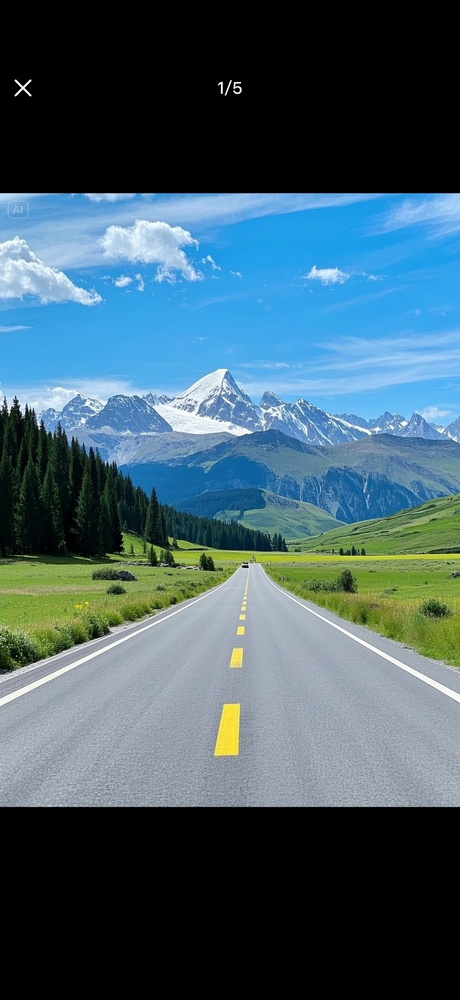
#> input picture road_image.jpg, 460 x 1000 px, shrunk from 1320 x 2867 before the run
$ python exp2_lane_detection.py
#> lines starting #> are read from the running program, lines starting #| are printed output that depends on the picture; after the words box and inside, x2 and y2 are one past the last pixel; in counts of white or black regions, pixels touching at a corner belong together
#> in main, img is the input picture: shape (1000, 460, 3); mean B, G, R 104.3, 93.1, 67.3
import cv2
import numpy as np
import os

def select_lane_colors(bgr):
    """保留白色/黄色车道线（HLS 更稳一些）"""
    hls = cv2.cvtColor(bgr, cv2.COLOR_BGR2HLS)
#> hls: shape (1000, 460, 3); mean of channels 0, 1, 2 57.9, 87, 73.3

    # 白色：亮度高、饱和度低（S 低能压掉很多反光/彩色噪声）
    lower_white = np.array([0, 200, 0], dtype=np.uint8)
    upper_white = np.array([255, 255, 80], dtype=np.uint8)
    mask_white = cv2.inRange(hls, lower_white, upper_white)
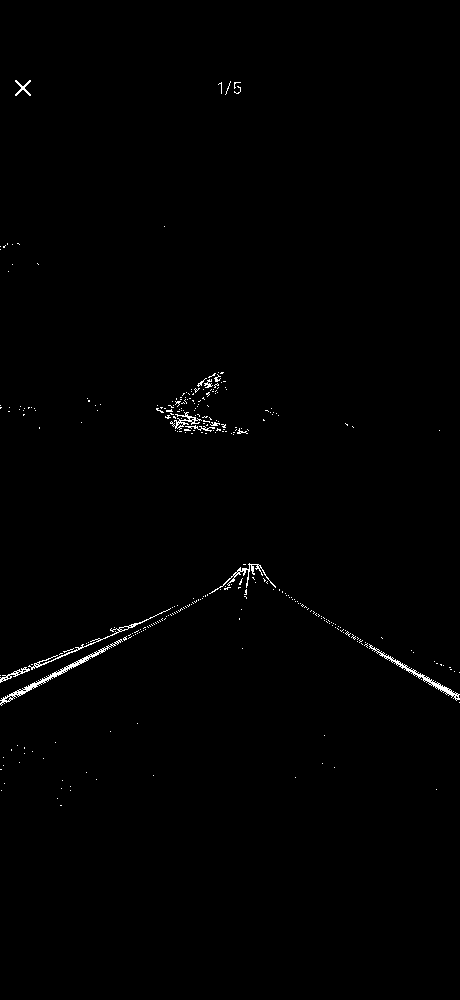
#> mask_white: shape (1000, 460); 0.61% white in thin lines or dots, all inside (x1, y1, x2, y2) = (0, 80, 460, 806)

    # 黄色：H 在 15~40，S/L 适中偏高
    lower_yellow = np.array([15, 30, 80], dtype=np.uint8)
    upper_yellow = np.array([40, 220, 255], dtype=np.uint8)
    mask_yellow = cv2.inRange(hls, lower_yellow, upper_yellow)
#> mask_yellow: shape (1000, 460); 4.2% white; 102 white regions (89 under 20 px), largest, box (x1, y1, x2, y2) and area: (265, 566, 460, 667) 7194, (0, 563, 238, 650) 6086, (172, 551, 460, 567) 2335

    mask = cv2.bitwise_or(mask_white, mask_yellow)
#> mask: shape (1000, 460); 4.8% white; 406 white regions (381 under 20 px), largest, box (x1, y1, x2, y2) and area: (265, 566, 460, 667) 7194, (0, 563, 276, 650) 6325, (172, 551, 460, 567) 2335
    return cv2.bitwise_and(bgr, bgr, mask=mask), mask

def roi_mask(binary, top_width=0.70, top_height=0.62, bottom_width=0.95):
    """
    梯形 ROI：关键是上边不要太窄（否则必然“聚中间”）
    top_width: ROI 上边宽度占比（建议 0.65~0.80）
    top_height: ROI 上边高度（越大越往下）
    bottom_width: ROI 下边宽度占比
    """
    h, w = binary.shape[:2]
    mask = np.zeros_like(binary)

    tw = top_width
    bw = bottom_width
    th = top_height

    pts = np.array([[
        (int((1-bw)*w/2), h),
        (int((1-tw)*w/2), int(h*th)),
        (int((1+tw)*w/2), int(h*th)),
        (int((1+bw)*w/2), h),
    ]], dtype=np.int32)

    cv2.fillPoly(mask, pts, 255)
    return cv2.bitwise_and(binary, mask), pts

def weighted_lane_fit(lines, img_shape):
    """把 HoughLinesP 的线段分为左右，并按长度加权拟合成两条线"""
    if lines is None:
        return None, None

    h, w = img_shape[:2]
    left, right = [], []

    for (x1, y1, x2, y2) in lines.reshape(-1, 4):
        if x1 == x2:
            continue

        slope = (y2 - y1) / (x2 - x1)
        if abs(slope) < 0.5 or abs(slope) > 4.0:
            # 太平的线（接近水平）& 太陡的线（噪声/护栏）都丢掉
            continue

        intercept = y1 - slope * x1
        length = np.hypot(x2 - x1, y2 - y1)

        # 线在图像底部的交点（用来判断左右 & 去掉中间杂线）
        x_bottom = (h - intercept) / slope

        if slope < 0 and x_bottom < w * 0.48:
            left.append((slope, intercept, length))
        elif slope > 0 and x_bottom > w * 0.52:
            right.append((slope, intercept, length))

    def merge(group):
        if len(group) == 0:
            return None
        slopes = np.array([g[0] for g in group])
        intercepts = np.array([g[1] for g in group])
        weights = np.array([g[2] for g in group])  # 长度权重
        slope = np.sum(slopes * weights) / np.sum(weights)
        intercept = np.sum(intercepts * weights) / np.sum(weights)
        return slope, intercept

    return merge(left), merge(right)

def draw_lane(img, left_lane, right_lane, y_top_ratio=0.62, color=(0, 255, 0), thickness=10):
    """画左右两条拟合直线"""
    h, w = img.shape[:2]
    overlay = np.zeros_like(img)
    y1 = h
    y2 = int(h * y_top_ratio)

    def draw_one(lane):
        if lane is None:
            return
        slope, intercept = lane
        if abs(slope) < 1e-6:
            return
        x1 = int((y1 - intercept) / slope)
        x2 = int((y2 - intercept) / slope)
        cv2.line(overlay, (x1, y1), (x2, y2), color, thickness)

    draw_one(left_lane)
    draw_one(right_lane)
    return cv2.addWeighted(img, 0.8, overlay, 1.0, 0)

def main():
    IMAGE_PATH = "road_image.jpg"
    OUTPUT_DIR = "exp2_output"
    os.makedirs(OUTPUT_DIR, exist_ok=True)

    img = cv2.imread(IMAGE_PATH)
    if img is None:
        raise FileNotFoundError(f"找不到图片：{IMAGE_PATH}")

    # 1) 颜色过滤
    color_img, color_mask = select_lane_colors(img)
    cv2.imwrite(f"{OUTPUT_DIR}/1_color_mask.png", color_mask)

    # 2) 灰度 + 高斯 + Canny（用 OpenCV 的完整 Canny）
    gray = cv2.cvtColor(color_img, cv2.COLOR_BGR2GRAY)
    blur = cv2.GaussianBlur(gray, (5, 5), 1.5)
    edges = cv2.Canny(blur, 50, 150)  # 两阈值可调
#> edges: shape (1000, 460); 1.6% white in thin lines or dots, all inside (x1, y1, x2, y2) = (0, 79, 460, 772)
    cv2.imwrite(f"{OUTPUT_DIR}/2_edges.png", edges)

    # 3) ROI（上边加宽，避免“聚中间”）
    masked, roi_pts = roi_mask(edges, top_width=0.75, top_height=0.60, bottom_width=0.98)
#> in roi_mask, `cv2.fillPoly(mask, pts, 255)`:
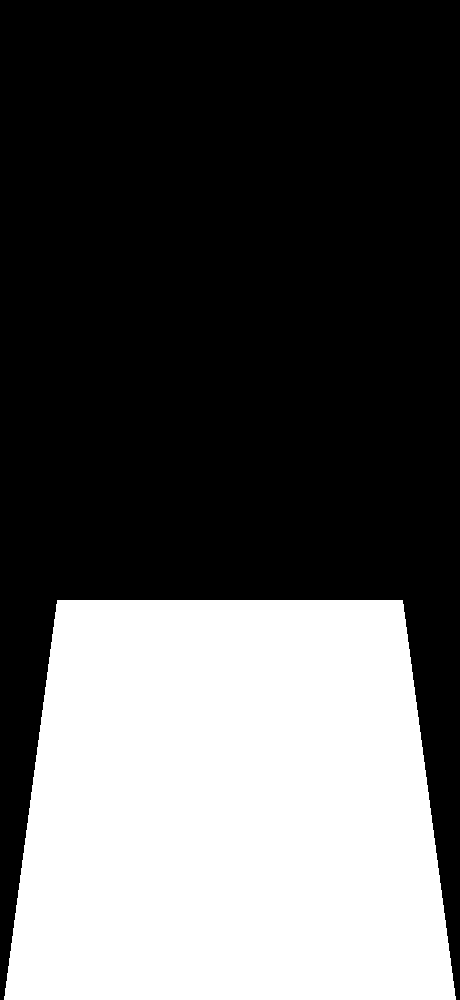
#> mask: shape (1000, 460); 34.7% white; 1 white region, box (x1, y1, x2, y2) and area: (4, 600, 456, 1000) 159600
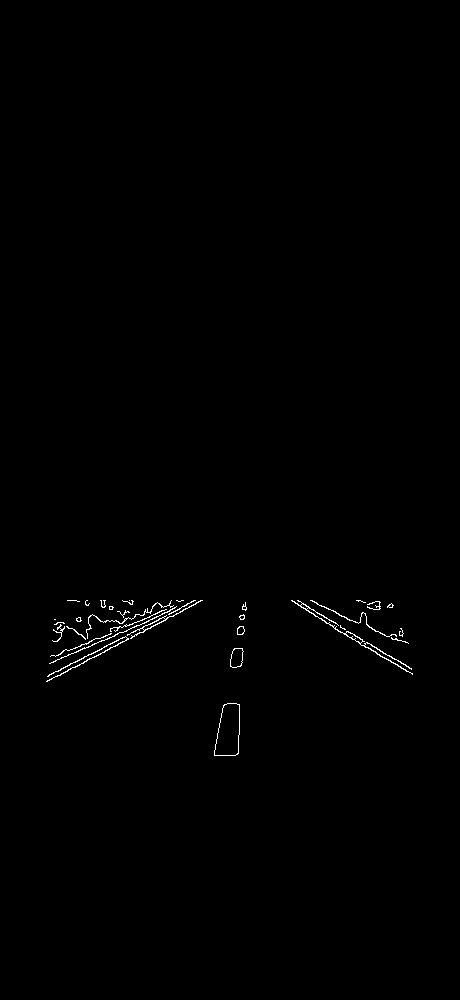
#> masked: shape (1000, 460); 0.44% white in thin lines or dots, all inside (x1, y1, x2, y2) = (46, 600, 413, 756)
#> roi_pts = [[4, 1000], [57, 600], [402, 600], [455, 1000]]
    cv2.imwrite(f"{OUTPUT_DIR}/3_roi_edges.png", masked)

    # 4) HoughLinesP（线段更适合车道线后处理）
    lines = cv2.HoughLinesP(
        masked,
        rho=1,
        theta=np.pi / 180,
        threshold=40,
        minLineLength=40,
        maxLineGap=120
    )
#> lines = 13 rows, first 6: [47, 681, 200, 600], [47, 676, 195, 600], [297, 600, 411, 668], [295, 603, 412, 674], [49, 663, 175, 607], [53, 662, 194, 600]

    # debug：画出所有线段候选（蓝色）
    dbg = img.copy()
    if lines is not None:
        for x1, y1, x2, y2 in lines.reshape(-1, 4):
            cv2.line(dbg, (x1, y1), (x2, y2), (255, 0, 0), 2)
#> this loop made 13 passes
#> (x1, y1, x2, y2) on passes 1 to 12: (47, 681, 200, 600), (47, 676, 195, 600), (297, 600, 411, 668), (295, 603, 412, 674), (49, 663, 175, 607), (53, 662, 194, 600), (298, 601, 411, 669), (56, 655, 173, 605), (238, 753, 243, 604), (310, 600, 397, 640), (326, 623, 406, 671), (214, 752, 245, 602)
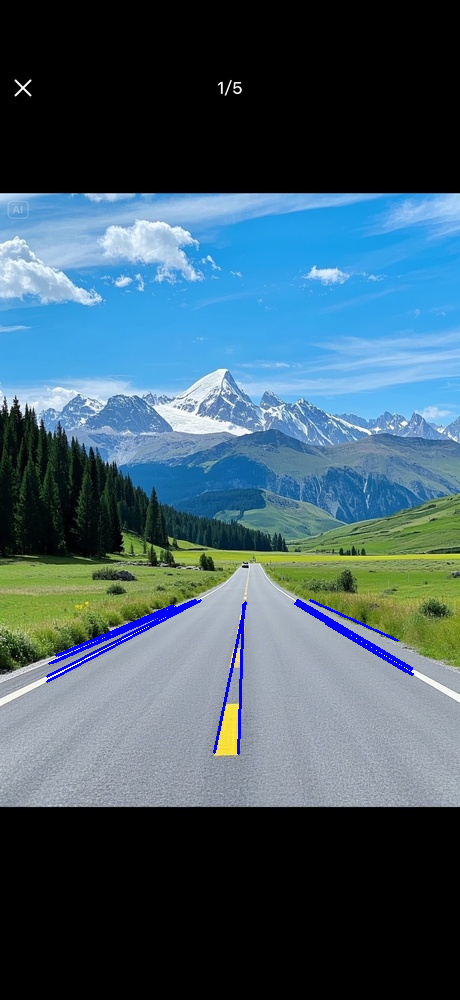
#> dbg: shape (1000, 460, 3); 0.87% of pixels changed, all inside (x1, y1, x2, y2) = (46, 599, 414, 755)
    # ROI 轮廓
    cv2.polylines(dbg, roi_pts, isClosed=True, color=(0, 0, 255), thickness=2)
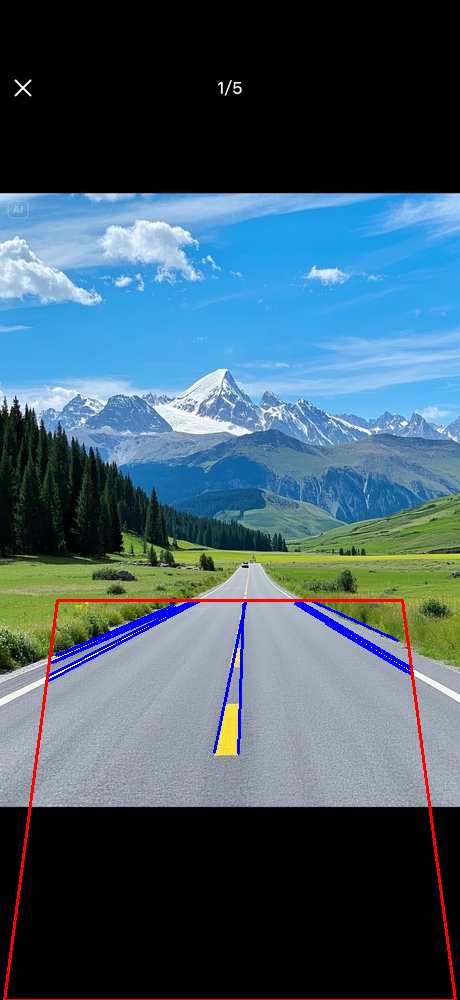
#> dbg: shape (1000, 460, 3); 0.84% of pixels changed, all inside (x1, y1, x2, y2) = (3, 599, 457, 1000)
    cv2.imwrite(f"{OUTPUT_DIR}/4_hough_segments.png", dbg)

    # 5) 左右拟合 + 绘制
    left_lane, right_lane = weighted_lane_fit(lines, img.shape)
#> the loop in weighted_lane_fit, `for (x1, y1, x2, y2) in lines.reshape(-1, 4):` made 13 passes
#> (x1, y1, x2, y2, slope) on passes 5, 6, 8, 9, 10, 12, 13: (49, 663, 175, 607, -0.444), (53, 662, 194, 600, -0.44), (56, 655, 173, 605, -0.427), (238, 753, 243, 604, -29.8), (310, 600, 397, 640, 0.46), (214, 752, 245, 602, -4.84), (58, 655, 164, 610, -0.425)
#> (x1, y1, x2, y2, slope, intercept, length, x_bottom) on passes 1, 2, 3, 4, 7, 11: (47, 681, 200, 600, -0.529, 705.9, 173.1, -555.6), (47, 676, 195, 600, -0.514, 700.1, 166.4, -583.9), (297, 600, 411, 668, 0.596, 422.8, 132.7, 967.6), (295, 603, 412, 674, 0.607, 424, 136.9, 949.2), (298, 601, 411, 669, 0.602, 421.7, 131.9, 961), (326, 623, 406, 671, 0.6, 427.4, 93.3, 954.3)
#> after the loop in weighted_lane_fit, `for (x1, y1, x2, y2) in lines.reshape(-1, 4):`: left = [(-0.529, 705.9, 173.1), (-0.514, 700.1, 166.4)]; right = [(0.596, 422.8, 132.7), (0.607, 424, 136.9), (0.602, 421.7, 131.9), (0.6, 427.4, 93.3)]
#> in merge, `slopes = np.array([g[0] for g in group])`: slopes = [-0.529, -0.514]
#> in merge, `intercepts = np.array([g[1] for g in group])`: intercepts = [705.9, 700.1]
#> in merge, `weights = np.array([g[2] for g in group])`: weights = [173.1, 166.4]
#> in merge, `slope = np.sum(slopes * weights) / np.sum(weights)`: slope = -0.522
#> in merge, `intercept = np.sum(intercepts * weights) / np.sum(weights)`: intercept = 703.1
#> left_lane = (-0.522, 703.1); right_lane = (0.601, 423.7)
    result = draw_lane(img, left_lane, right_lane, y_top_ratio=0.60)
#> in draw_one, `slope, intercept = lane`: slope = -0.522; intercept = 703.1
#> in draw_one, `x1 = int((y1 - intercept) / slope)`: x1 = -569
#> in draw_one, `x2 = int((y2 - intercept) / slope)`: x2 = 197
#> call 2 of draw_one, with lane = (0.601, 423.7)
#> in draw_one (call 2), `slope, intercept = lane`: slope = 0.601; intercept = 423.7
#> in draw_one (call 2), `x1 = int((y1 - intercept) / slope)`: x1 = 958
#> in draw_one (call 2), `x2 = int((y2 - intercept) / slope)`: x2 = 293
#> in draw_one (call 2), `cv2.line(overlay, (x1, y1), (x2, y2), color, thickness)`:
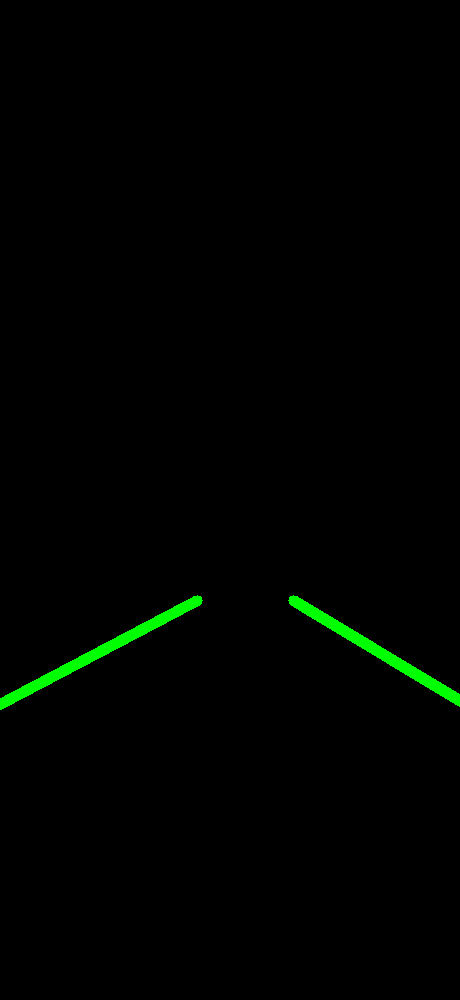
#> overlay: shape (1000, 460, 3); mean of channels 0, 1, 2 0, 2.6, 0; drawn as B, G, R
#> in draw_lane, `return cv2.addWeighted(img, 0.8, overlay, 1.0, 0)`:
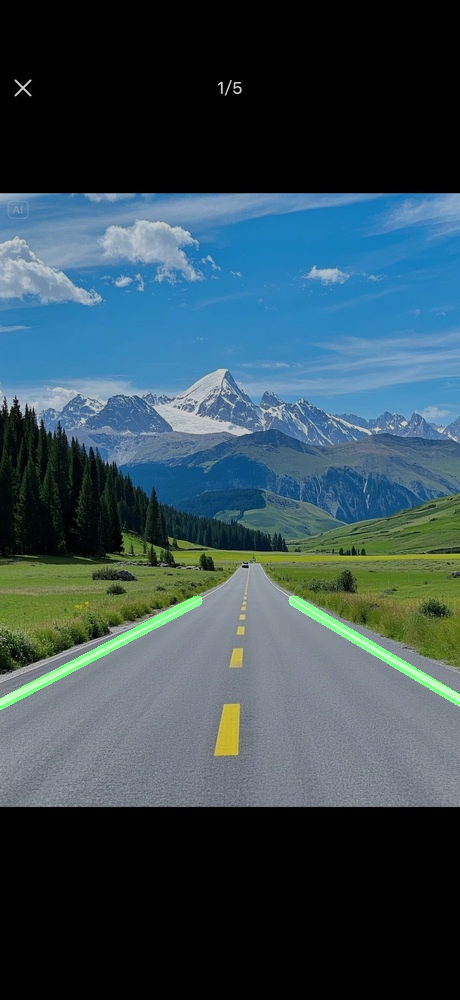
#> returned value: shape (1000, 460, 3); mean of channels 0, 1, 2 83.4, 75.5, 53.8; drawn as B, G, R
    cv2.imwrite(f"{OUTPUT_DIR}/result.png", result)

    print("Done.")
    print("输出目录：", OUTPUT_DIR)
if __name__ == "__main__":
    main()

$ run again, with input_image.jpg copied over road_image.jpg
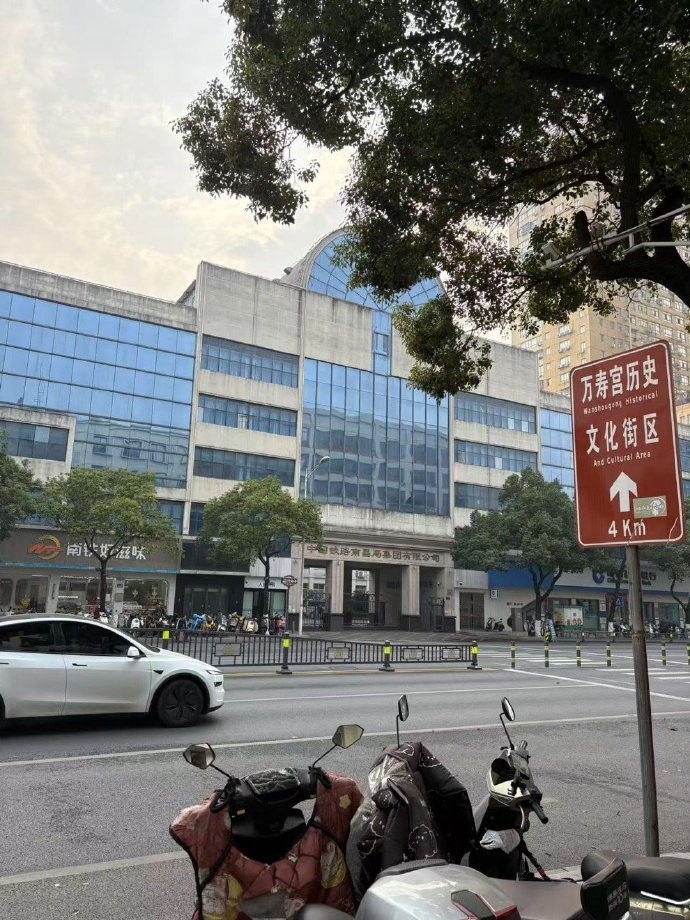
#> input picture input_image.jpg, 690 x 920 px
#> in main, img is the input picture: shape (920, 690, 3); mean B, G, R 114.6, 116.6, 115.8
#> hls: shape (920, 690, 3); mean of channels 0, 1, 2 56.7, 115.7, 43.4
#> in select_lane_colors, `mask_white = cv2.inRange(hls, lower_white, upper_white)`:
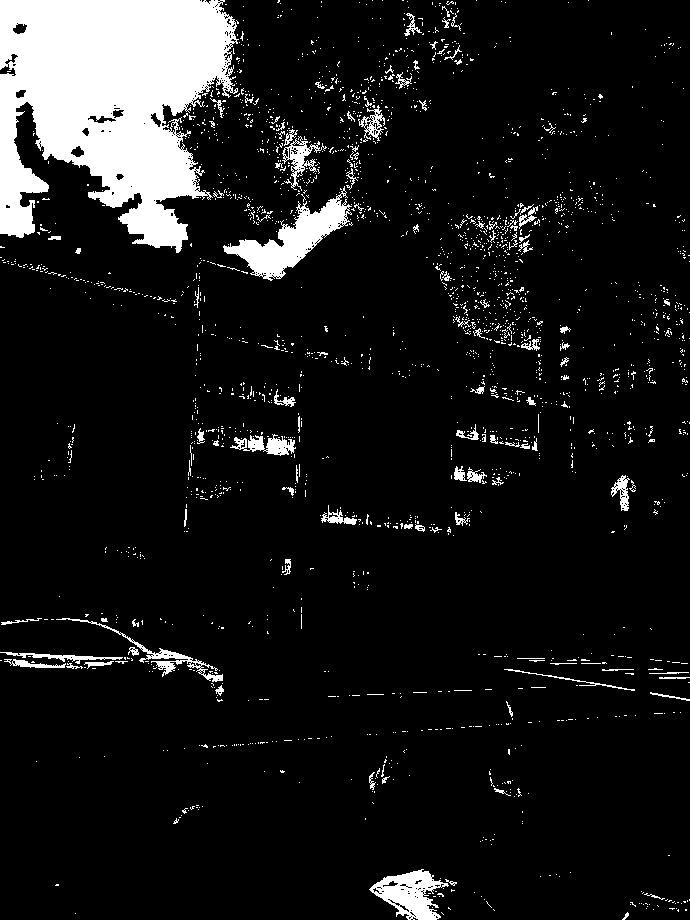
#> mask_white: shape (920, 690); 9.6% white; 2270 white regions (2155 under 20 px), largest, box (x1, y1, x2, y2) and area: (0, 0, 239, 253) 40396, (223, 186, 352, 281) 3877, (369, 869, 449, 920) 2084
#> mask_yellow: shape (920, 690); 0.78% white; 812 white regions (793 under 20 px), largest, box (x1, y1, x2, y2) and area: (537, 321, 569, 394) 1021, (564, 305, 592, 372) 884, (211, 879, 244, 920) 407
#> edges: shape (920, 690); 3.6% white in thin lines or dots
#> masked: shape (920, 690); 0.74% white in thin lines or dots, all inside (x1, y1, x2, y2) = (55, 552, 681, 920)
#> roi_pts = [[6, 920], [86, 552], [603, 552], [683, 920]]
#> lines = 43 rows, first 6: [385, 648, 629, 687], [210, 624, 633, 691], [200, 747, 625, 717], [212, 748, 572, 717], [78, 656, 197, 659], [529, 661, 606, 661]
#> the loop in main, `for x1, y1, x2, y2 in lines.reshape(-1, 4):` made 43 passes
#> the loop in weighted_lane_fit, `for (x1, y1, x2, y2) in lines.reshape(-1, 4):` made 43 passes
#> (x1, y1, x2, y2, slope) on passes 1 to 8: (385, 648, 629, 687, 0.16), (210, 624, 633, 691, 0.158), (200, 747, 625, 717, -0.0706), (212, 748, 572, 717, -0.0861), (78, 656, 197, 659, 0.0252), (529, 661, 606, 661, 0), (68, 665, 213, 665, 0), (508, 712, 575, 721, 0.134)
#> after the loop in weighted_lane_fit, `for (x1, y1, x2, y2) in lines.reshape(-1, 4):`: left = []; right = [(0.532, 567.8, 338.6), (1, 514, 82.02), (1, 473, 149.9), (1, 508, 154.1), (0.615, 663.8, 91.59)]
#> right_lane = (0.763, 544.5)
#> in draw_lane, `return cv2.addWeighted(img, 0.8, overlay, 1.0, 0)`:
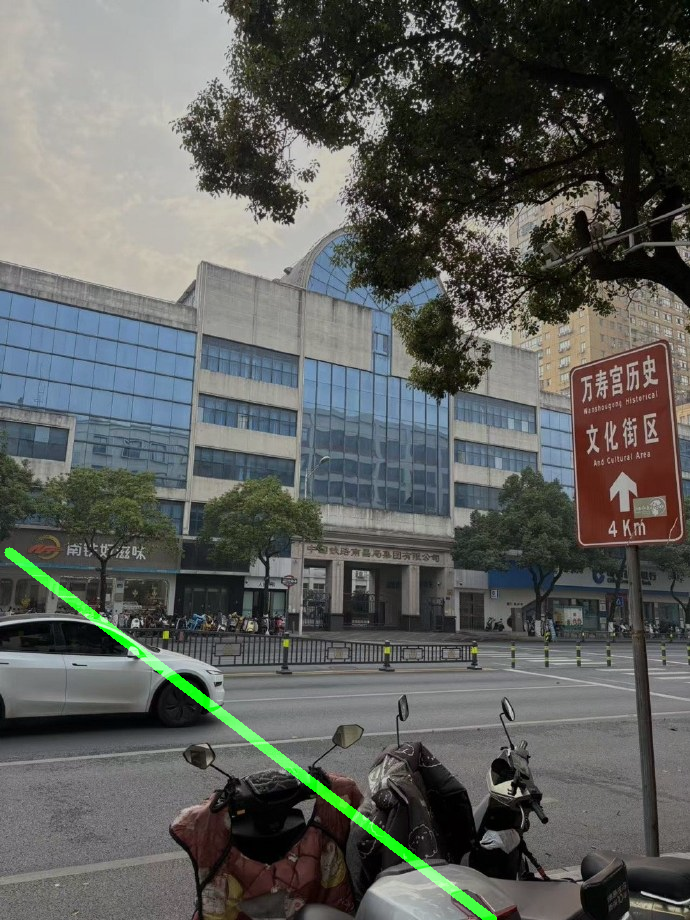
#> returned value: shape (920, 690, 3); mean of channels 0, 1, 2 91.7, 95.1, 92.6; drawn as B, G, R
